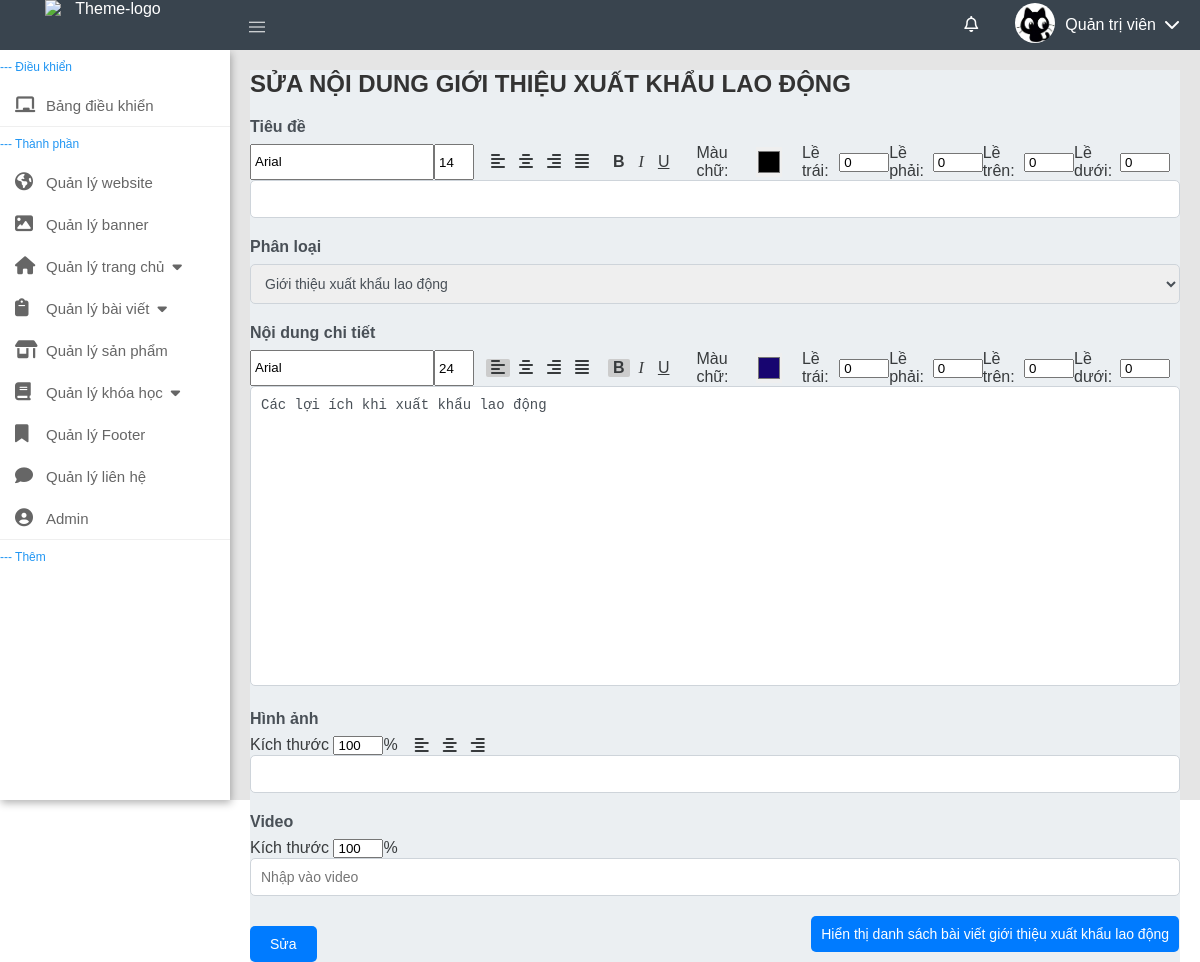
Page /Admin/index.php?task=edit&ct=xkldnhat&idsua=237 (signed in) on the committed database.
### tables this page shows
CREATE TABLE `ql_dangnhap` (
  `id` int(11) NOT NULL,
  `use` varchar(50) NOT NULL,
  `pass` varchar(30) NOT NULL,
  `tgbd` varchar(255) NOT NULL,
  `tthai` varchar(255) NOT NULL,
  `tgdn` int(11) NOT NULL,
  `level` int(11) NOT NULL,
  `hdcuoi` varchar(255) NOT NULL,
  `hide` varchar(255) NOT NULL,
  `tenhh` varchar(255) NOT NULL,
  `img` longtext NOT NULL,
  `pquyen` varchar(255) NOT NULL
);

CREATE TABLE `ql_noidung` (
  `img` longtext NOT NULL,
  `noi_dung` text NOT NULL,
  `id` int(255) NOT NULL,
  `tieu_de` varchar(2000) NOT NULL,
  `pl` varchar(50) NOT NULL,
  `font-styleP` varchar(50) NOT NULL,
  `marginP` varchar(50) NOT NULL,
  `sizei` int(11) NOT NULL,
  `margini` varchar(50) NOT NULL,
  `note` longtext NOT NULL,
  `useredit` longtext NOT NULL,
  `video` longtext NOT NULL,
  `hide` varchar(255) NOT NULL,
  `font-styletd` varchar(255) NOT NULL,
  `margintd` varchar(255) NOT NULL,
  `sizev` int(11) NOT NULL,
  `marginv` varchar(255) NOT NULL,
  `order` int(255) NOT NULL
);

### Admin/views/view.php (called while the page is built, shortened)
<?php
class View{
    public function edit(){
        include_once 'templates/chinhsua.php';
    }
}
?>

### Admin/controllers/controller.php (called while the page is built, shortened)
<?php
require_once "models/model.php";
require_once "views/view.php";
class Controller
{
	var $model, $view, $useLogin, $uploadfile;
	function __construct()
	{
		$this->view = new View();
	}
	public function edit()
	{
		$this->view->edit();
	}
}
?>

### Admin/models/model.php (called while the page is built, shortened)
<?php
class Model
{
    public $conn;
    public function __construct()
    {
        $this->conn = mysqli_connect('localhost', 'root', '', 'ico_web_final', 4306);
    }
    public function getDataid($id)
    {
        $sql = "SELECT * FROM `ql_noidung` where `id` =  '$id'";
        return mysqli_query($this->conn, $sql);
    }
    public function getDatause($use)
    {
        $sql = "SELECT * FROM `ql_dangnhap` where `use`='$use'";
        return mysqli_query($this->conn, $sql);
    }
}
?>

### Admin/templates/chinhsua.php (the view, shortened to what this page needs)
<?php
require_once "templates/header.php";
?>
<body>
    <?php
    require_once "model/head.php";
    ?>
    <div class="layout">
        <?php
        require_once "model/navbar.php";
        ?>
        <main class="content">
            <?php
            $getct = isset($_GET['ct']) ? $_GET['ct'] : "";
            if ($getct == "dhduc") {
                $ct = " du học Đức";
            } elseif ($getct == "xkldnhat") {
                $ct = " giới thiệu xuất khẩu lao động";
            } elseif ($getct == "dhuc") {
                $ct = " du học Úc";
            } elseif ($getct == "dhdl") {
                $ct = " du học Đài Loan";
            } elseif ($getct == "dhnb") {
                $ct = " du học Nhật Bản";
            } elseif ($getct == "dhhq") {
                $ct = " du học Hàn Quốc";
            } elseif ($getct == "lopduc") {
                $ct = " lớp khóa học Đức";
            } elseif ($getct == "lophan") {
                $ct = " lớp khóa học Hàn";
            } else
                $ct = "";
            ?>
            <div class="admin-dashboard">
                <h2 class="text-center mb-4">Sửa Nội Dung<?php echo $ct; ?></h2>
                <form action="" method="post">
                    <?php
                    require_once 'models/model.php';
                    $model = new Model();
                    $getid = $_GET['idsua'];
                    $result = mysqli_fetch_assoc($model->getDataid($getid));
                    $tuybP = explode("|", $result['font-styleP']);
                    $newmar = str_replace('px', '', $result['marginP']);
                    $marginpp = explode(" ", $newmar);
                    $tuybtd = explode("|", $result['font-styletd']);
                    $newmar1 = str_replace('px', '', $result['margintd']);
                    $marginpp1 = explode(" ", $newmar1);
                    ?>
                    <div class="mb-3">
                        <label for="title" class="form-label">Tiêu đề</label>
                        <div class="tuybien">
                            <input type="text" list="list" name="font-ftd" value="<?php if(!empty($tuybtd[3])) echo $tuybtd[3]; else echo "Arial"; ?>">
                            <input type="number" name="font-sizetd" class="ndsize"
                                value="<?php if (!empty($tuybtd[5]))
                                    echo $tuybtd[5];
                                else
                                    echo '40'; ?>" min="1">
                            <div class="canle">
                                <label for="cleltd"><i class="fa-solid fa-align-left"></i></label>
                                <label for="clectd"><i class="fa-solid fa-align-center"></i></label>
                                <label for="clertd"><i class="fa-solid fa-align-right"></i></label>
                                <label for="cletd"><i class="fa-solid fa-align-justify"></i></label>
                            </div>
                            <div class="fstyle">
                                <label for="damtd"><Strong>B</Strong></label>
                                <label for="nghiengtd"
                                    style="font-style:italic;font-family: 'Times New Roman', Times, serif;">I</label>
                                <label for="gachctd" style="text-decoration: underline;">U</label>
                            </div>
                            <div class="canle">
                                <label for="color">Màu chữ: </label>
                                <input type="color" id="color" name="colortd"
                                    value="<?php if (!empty($tuybtd[6]))
                                        echo $tuybtd[6];
                                    else
                                        echo "#000"; ?>">
                            </div>
                            <div class="canle">
                                <label for="letrai">
                                    <p>Lề trái: </p>
                                </label>
                                <input type="number" name="letraitd" id="letrai"
                                    value="<?php echo !empty($marginpp1[3]) ? $marginpp1[3] : '0'; ?>" min="0">
                                <label for="lephai">
                                    <p>Lề phải: </p>
                                </label>
                                <input type="number" name="lephaitd" id="lephai"
                                    value="<?php echo !empty($marginpp1[1]) ? $marginpp1[1] : '0'; ?>" min="0">
                                <label for="letren">
                                    <p>Lề trên: </p>
                                </label>
                                <input type="number" name="letrentd" id="letren"
                                    value="<?php echo !empty($marginpp1[0]) ? $marginpp1[0] : '0'; ?>" min="0">
                                <label for="leduoi">
                                    <p>Lề dưới: </p>
                                </label>
                                <input type="number" name="leduoitd" id="leduoi"
                                    value="<?php echo !empty($marginpp1[2]) ? $marginpp1[2] : '0'; ?>" min="0">
                            </div>
                        </div>
                        <input type="text" class="form-control" name="td" id="title"
                            value="<?php echo $result['tieu_de'] ?>">
                    </div>
                    <div class="mb-3">
                        <label for="title" class="form-label">Phân loại</label>
                        <select name="pl" class="form-control">
                            <option value="xkldnhat" <?php if ($getct == "xkldnhat")
                                echo "selected"; ?>>Giới thiệu xuất
                                khẩu lao động</option>
                        </select>
                    </div>
                    <div class="mb-3">
                        <label for="detailedContent" class="form-label">Nội dung chi tiết</label>
                        <div class="tuybien">
                            <input type="text" list="list" name="font-f" value="<?php if(!empty($tuybP[3])) echo $tuybP[3]; else echo "Arial"; ?>">
                            <input type="number" name="font-size" class="ndsize"
                                value="<?php if (!empty($tuybP[5]))
                                    echo $tuybP[5];
                                else
                                    echo '14'; ?>" min="1">
                            <div class="canle">
                                <label for="clelp"><i class="fa-solid fa-align-left"></i></label>
                                <label for="clecp"><i class="fa-solid fa-align-center"></i></label>
                                <label for="clerp"><i class="fa-solid fa-align-right"></i></label>
                                <label for="clep"><i class="fa-solid fa-align-justify"></i></label>
                            </div>
                            <div class="fstyle">
                                <label for="dam"><Strong>B</Strong></label>
                                <label for="nghieng"
                                    style="font-style:italic;font-family: 'Times New Roman', Times, serif;">I</label>
                                <label for="gachc" style="text-decoration: underline;">U</label>
                            </div>
                            <div class="canle">
                                <label for="color">Màu chữ: </label>
                                <input type="color" id="color" name="color" value="<?php echo $tuybP[6] ?>">
                            </div>
                            <div class="canle">
                                <label for="letrai">
                                    <p>Lề trái: </p>
                                </label>
                                <input type="number" name="letrai" id="letrai" value="<?php echo $marginpp[3]; ?>"
                                    min="0">
                                <label for="lephai">
                                    <p>Lề phải: </p>
                                </label>
                                <input type="number" name="lephai" id="lephai" value="<?php echo $marginpp[1]; ?>"
                                    min="0">
                                <label for="letren">
                                    <p>Lề trên: </p>
                                </label>
                                <input type="number" name="letren" id="letren" value="<?php echo $marginpp[0]; ?>"
                                    min="0">
                                <label for="leduoi">
                                    <p>Lề dưới: </p>
                                </label>
                                <input type="number" name="leduoi" id="leduoi" value="<?php echo $marginpp[2]; ?>"
                                    min="0">
                            </div>
                        </div>
                        <textarea class="form-control" style="height: 300px;"
                            name="nd"><?php echo $result['noi_dung'] ?></textarea>
                    </div>
                    <div class="mb-3">
                        <label for="image" class="form-label">Hình ảnh</label>
                        <div class="tuybien">
                            <div class="isize">
                                <label for="wid">Kích thước</label>
                                <input type="number" name="sizei" id="wid" value="<?php echo $result['sizei'] ?>"
                                    min="0" max="100">%
                            </div>
                            <div class="canle">
                                <label for="cleli"><i class="fa-solid fa-align-left"></i></label>
                                <label for="cleci"><i class="fa-solid fa-align-center"></i></label>
                                <label for="cleri"><i class="fa-solid fa-align-right"></i></label>
                            </div>
                        </div>
                        <input type="text" class="form-control" name="img" id="image"
                            value="<?php echo $result['img'] ?>">
                    </div>
                    <div class="mb-3">
                        <label for="video" class="form-label">Video</label>
                        <div class="tuybien">
                            <div class="isize">
                                <label for="video">Kích thước</label>
                                <input type="number" name="sizev" value="<?php echo $result['sizev'] ?>" min="0"
                                    max="100">%
                            </div>
                        </div>
                        <input type="text" class="form-control" name="video" id="video"
                            value="<?php echo $result['video'] ?>" placeholder="Nhập vào video ">
                    </div>
                    <div class="d-flex justify-content-end btnnn">
                        <button type="submit" name="edit" class="btn btn-primary">Sửa</button>
                        <a href="index.php?task=ht&ct=<?php echo $getct; ?>" class="btn btn-primary ht">Hiển thị danh
                            sách bài viết <?php echo $ct; ?></a>
                    </div>
                </form>
            </div>
        </main>
    </div>
</body>
</html>

### Admin/model/head.php (shortened to what this page needs)
<header class="header">
        <a href="../Ico_Web" target="_blank" class="logo"><img class="img-fluid able-logo" src="https://lh3.googleusercontent.com/pw/AP1GczOP6fUst1ZQrf3L-XPUmJIZFw_g5dPuuZnfLEswWuls0vOg6gFjxTMD_FHuQsWAVxqlHr2_xMPJDmmKoF9HO45CKdoikdvBtjrasDWEdCV4QxYDfmrW4p3vEFAzYeEyctCW67Ij51HppMzHLcKVny_PFg=w1355-h590-s-no-gm?authuser=1"
                alt="Theme-logo"></a>
        <div class="navbar">
            <a href="#!" class="sidebar-toggle"> <span class="material-symbols-outlined">
                </span></a>
            <div class="navbar-custom">
                <ul class="item-nav">
                    <li class="dropdown"><a href="#!" class="dropdown-toggle dropdown-js"><i
                                class="fa-regular fa-bell"></i>
                        </a>
                    </li>
                    <?php
                    require_once "models/model.php";
                    $model = new Model();
                    $row = mysqli_fetch_assoc($model->getDatause($_SESSION['use'])); ?>
                    <li class="dropdown"><a href="#!" class="dropdown-toggle2 dropdown-js">
                            <div><img src="assets/profile/<?php if(!empty($row['img']))echo $row['img'];else echo "unknown.webp" ?>" width="40px" height="40px" style="border-radius: 50%;">
                            </div>
                            <div>
                                 <span><?php
                                    echo $row['tenhh'];
                                    ?></span><i class="fa-solid fa-chevron-down"></i></div></i>
                        </a>
                    </li>
                </ul>
            </div>
        </div>
    </header>

### rows in the picture
ql_dangnhap: img (picture), tenhh "Quản trị viên"
ql_noidung: font-ftd "Arial", font-sizetd "14", colortd "#000000", font-f "Arial", font-size "24", color "#170570", letrai "0", lephai "0", letren "0", leduoi "0", nd "Các lợi ích khi xuất khẩu lao động", sizei "100", sizev "100"

### other values in the picture
$ct "GIỚI THIỆU XUẤT KHẨU LAO ĐỘNG"
$ct "giới thiệu xuất khẩu lao động"
